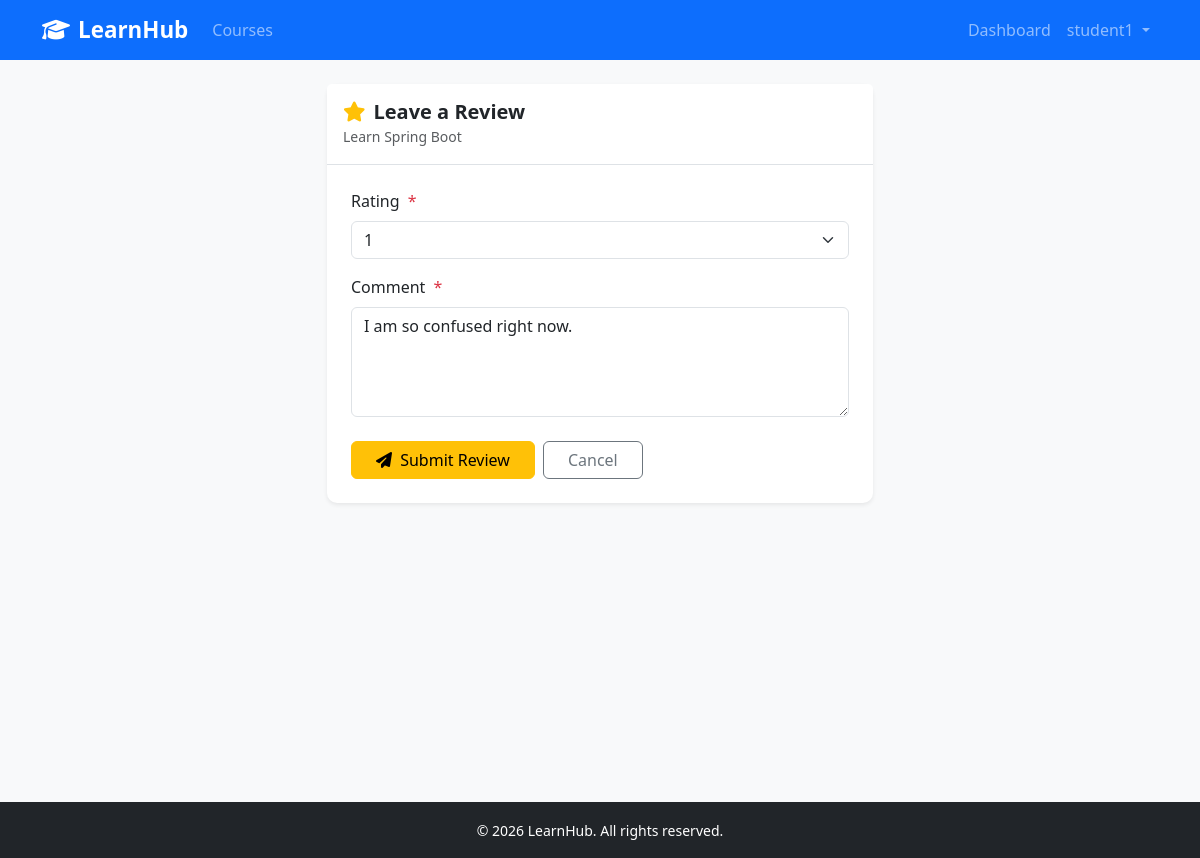
/reviews/add/learn-spring-boot/ (signed in), run on the app's committed database.
### accounts/models.py (models this page shows, shortened)
class User(AbstractUser):
    ROLE_CHOICES = [
        ("student", "Student"),
        ("instructor", "Instructor"),
        ("employee", "Employee"),
    ]
    role = models.CharField(max_length=20, choices=ROLE_CHOICES, default="student")
    avatar = models.ImageField(upload_to="avatars/", blank=True, null=True)
    bio = models.TextField(blank=True)

### courses/models.py (models this page shows, shortened)
class Course(models.Model):
    LEVEL_CHOICES = [
        ("beginner", "Beginner"),
        ("intermediate", "Intermediate"),
        ("advanced", "Advanced"),
    ]
    title = models.CharField(max_length=200)
    slug = models.SlugField(unique=True)
    description = models.TextField()
    instructor = models.ForeignKey(
        Instructor, on_delete=models.CASCADE, related_name="courses"
    )
    category = models.ForeignKey(
        Category, on_delete=models.SET_NULL, null=True, related_name="courses"
    )
    tags = models.ManyToManyField(Tag, blank=True, related_name="courses")
    price = models.DecimalField(max_digits=8, decimal_places=2, default=0.00)
    thumbnail = models.ImageField(upload_to="course_thumbnails/", blank=True, null=True)
    level = models.CharField(max_length=20, choices=LEVEL_CHOICES, default="Beginner")
    is_published = models.BooleanField(default=False)
    created_at = models.DateTimeField(auto_now_add=True)
    updated_at = models.DateTimeField(auto_now=True)
    class Meta:
        ordering = ["-created_at"]

### reviews/models.py (models this page shows, shortened)
class Review(models.Model):
    RATING_CHOICES = [(i, str(i)) for i in range(1, 6)]
    course = models.ForeignKey(Course, on_delete=models.CASCADE, related_name="reviews")
    student = models.ForeignKey(Student, on_delete=models.CASCADE, related_name="reviews")
    rating = models.PositiveSmallIntegerField(choices=RATING_CHOICES)
    comment = models.TextField()
    is_approved = models.BooleanField(default=True)  # Employee can set False to moderate
    created_at = models.DateTimeField(auto_now_add=True)
    updated_at = models.DateTimeField(auto_now=True)
    class Meta:
        unique_together = ("course", "student")
        ordering = ["-created_at"]

### reviews/views.py (the view, shortened to what this page needs)
# urls.py: path("add/<slug:course_slug>/", views.add_review, name="add_review"),
@login_required
def add_review(request, course_slug):
    if request.user.role != "student":
        messages.error(request, "Only students can leave reviews.")
        return redirect("courses:course_detail", slug=course_slug)
    course = get_object_or_404(Course, slug=course_slug)
    enrolled = Enrollment.objects.filter(
        student=request.user.student_profile, course=course
    ).exists()
    if not enrolled:
        messages.error(request, "You must be enrolled to review this course.")
        return redirect("courses:course_detail", slug=course_slug)
    existing = Review.objects.filter(course=course, student=request.user.student_profile).first()
    form = ReviewForm(request.POST or None, instance=existing)
    return render(request, "reviews/review_form.html", {"form": form, "course": course})

### reviews/views.py
class ReviewForm(forms.ModelForm):
    class Meta:
        model = Review
        fields = ["rating", "comment"]
        widgets = {
            "rating": forms.Select(attrs={"class": "form-select"}),
            "comment": forms.Textarea(attrs={"class": "form-control", "rows": 4, "placeholder": "Share your experience with this course..."}),
        }

### templates/reviews/review_form.html (shortened to what this page needs)
{% extends "base.html" %}
{% block content %}
<div class="row justify-content-center mt-4">
  <div class="col-md-6">
    <div class="card shadow-sm border-0">
      <div class="card-header bg-white border-bottom py-3">
        <h5 class="mb-0 fw-semibold">
          <i class="fa fa-star me-2 text-warning"></i>Leave a Review
        </h5>
        <small class="text-muted">{{ course.title }}</small>
      </div>
      <div class="card-body p-4">
        <form method="post">
          {% for field in form %}
            <div class="mb-3">
              <label for="{{ field.id_for_label }}" class="form-label fw-medium">
                {{ field.label }}
                {% if field.field.required %}
                  <span class="text-danger ms-1">*</span>
                {% endif %}
              </label>
              {{ field }}
            </div>
          {% endfor %}
          <div class="d-flex gap-2 mt-4">
            <button type="submit" class="btn btn-warning px-4">
              <i class="fa fa-paper-plane me-1"></i> Submit Review
            </button>
            <a href="{% url 'courses:course_detail' slug=course.slug %}" class="btn btn-outline-secondary px-4">
              Cancel
            </a>
          </div>
        </form>
      </div>
    </div>
  </div>
</div>
{% endblock %}

### templates/base.html (shortened to what this page needs)
<!DOCTYPE html>
<html lang="en">
<head>
  <link rel="stylesheet" href="https://cdn.jsdelivr.net/npm/bootstrap@5.3.3/dist/css/bootstrap.min.css" />
  <link rel="stylesheet" href="https://cdnjs.cloudflare.com/ajax/libs/font-awesome/6.5.0/css/all.min.css" />
  <link rel="stylesheet" href="/static/css/main.css" />
</head>
<body>
<nav class="navbar navbar-expand-lg navbar-dark bg-primary">
  <div class="container">
    {% if user.is_authenticated %}
  {% if user.role == "student" %}
    <a class="navbar-brand fw-bold" href="{% url 'accounts:student_dashboard' %}">
  {% elif user.role == "instructor" %}
    <a class="navbar-brand fw-bold" href="{% url 'accounts:instructor_dashboard' %}">
  {% elif user.role == "employee" %}
    <a class="navbar-brand fw-bold" href="{% url 'accounts:employee_dashboard' %}">
  {% endif %}
{% else %}
  <a class="navbar-brand fw-bold" href="{% url 'courses:course_list' %}">
{% endif %}
  <i class="fa fa-graduation-cap me-2"></i>LearnHub
</a>
    <div class="collapse navbar-collapse" id="nav">
      <ul class="navbar-nav me-auto">
        <li class="nav-item">
          <a class="nav-link" href="{% url 'courses:course_list' %}">Courses</a>
        </li>
      </ul>
      <ul class="navbar-nav">
        {% if user.is_authenticated %}
          <li class="nav-item">
            {% if user.role == 'student' %}
              <a class="nav-link" href="{% url 'accounts:student_dashboard' %}">Dashboard</a>
            {% elif user.role == 'instructor' %}
              <a class="nav-link" href="{% url 'accounts:instructor_dashboard' %}">Dashboard</a>
            {% elif user.role == 'employee' %}
              <a class="nav-link" href="{% url 'accounts:employee_dashboard' %}">Dashboard</a>
            {% endif %}
          </li>
          <li class="nav-item dropdown">
            <a class="nav-link dropdown-toggle" href="#" data-bs-toggle="dropdown">
              {{ user.get_full_name|default:user.username }}
            </a>
          </li>
        {% else %}
          <li class="nav-item"><a class="nav-link" href="{% url 'accounts:login' %}">Login</a></li>
          <li class="nav-item"><a class="nav-link" href="{% url 'accounts:register_student' %}">Register</a></li>
        {% endif %}
      </ul>
    </div>
  </div>
</nav>
<main class="container my-4">
  {% block content %}{% endblock %}
</main>
<footer class="bg-dark text-white text-center py-3 mt-5">
  <small>&copy; 2026 LearnHub. All rights reserved.</small>
</footer>
</body>
</html>

### static/css/main.css (style rules this page uses)
body { background-color: #f8f9fa; }
.navbar-brand { font-size: 1.4rem; }
.card { border-radius: 10px; }
main.container { min-height: calc(100vh - 130px); }
.text-warning { color: #ffc107 !important; }

### data on the page
User: get_full_name "student1"
Course: title "Learn Spring Boot"
Review: form "1" "I am so confused right now."

### other printed values
{{ field.label }} "Rating" "Comment"
